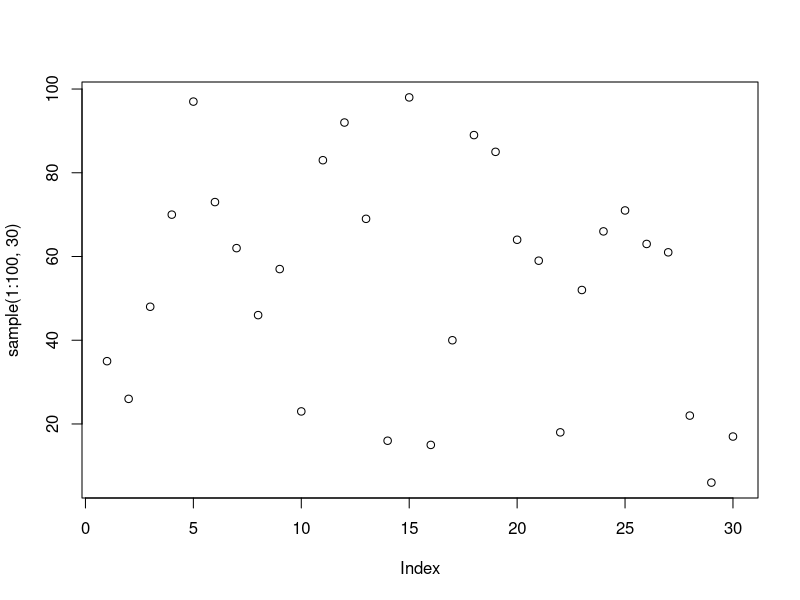

This figure's R source:
## ---- chunk 1
1 + 1
## ---- chunk 2
plot(sample(1:100, 30))
